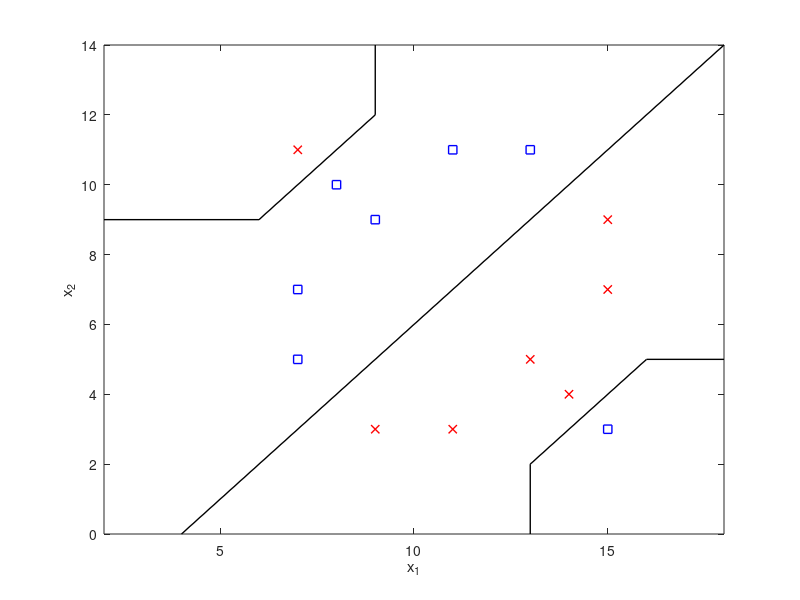

Reproduce this figure in MATLAB.

c1=[7, 11;15, 9;15, 7;13, 5;14, 4;9, 3;11, 3];
c2=[11, 11;13, 11;8, 10;9, 9;7, 7;7, 5;15, 3];

figure('visible','off')
h=plot(c1(:,1),c1(:,2),'rx','LineWidth',1);
hold on;
plot(c2(:,1),c2(:,2),'bs','LineWidth',1);

plot([4 18],[0 14],'k','LineWidth',1);%centerline

plot([2 6 9 9],[9 9 12 14],'k','LineWidth',1);%upperleft boundary
plot([13 13 16 18],[0 2 5 5],'k','LineWidth',1);%upperleft boundary

axis([2 18 0 14])
xlabel('x_1')
ylabel('x_2')

saveas(h,'exercise2','pdf')

